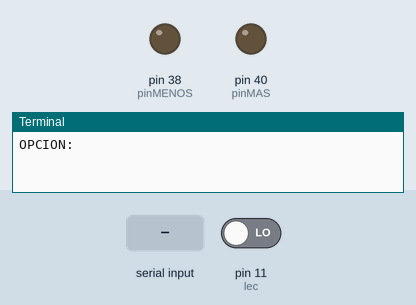
Recording of a program running on a simulated Raspberry Pi (header pin numbers). On the bench: output pins drawn as LEDs (lit = HIGH), the last lines printed to the terminal. The inputs (shaded band) are chosen by the test bench; at power-on: pin 11 (lec) LOW.

Above: at 1.2 s.
1.3 s: "CW" typed at the terminal, then Enter
2.8 s: "1" typed at the terminal, then Enter
At 3.1 s:
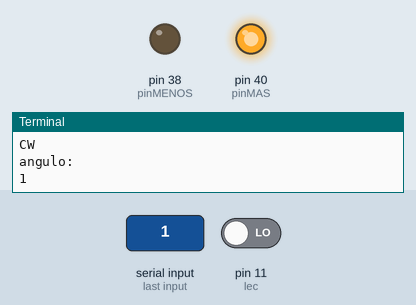
Timing chart, 0 to 5.8 s (numbered marks = the images above; inputs shaded):
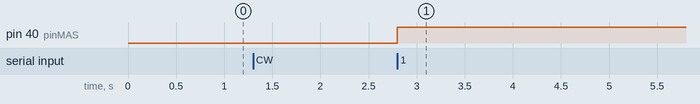

Measured:
- after the input at 2.8 s, pin 40 (pinMAS): LOW → HIGH at once

The program:

encoder_19.py
```python
from evdev import InputDevice, categorize, ecodes
import RPi.GPIO as GPIO
import time


GPIO.setwarnings(False)

GPIO.setmode(GPIO.BOARD)
pin=11
pinMAS=40
pinMENOS=38

GPIO.setup(pin,GPIO.IN)

GPIO.setup(pinMAS,GPIO.OUT)
GPIO.setup(pinMENOS,GPIO.OUT)


try:
    GPIO.output(pinMAS,GPIO.LOW)
    GPIO.output(pinMENOS,GPIO.LOW)


    op = str(raw_input("OPCION:"))
    num = int(raw_input("angulo:"))
    if op == "CW":
        GPIO.output(pinMAS,GPIO.HIGH)
        GPIO.output(pinMENOS,GPIO.LOW)
    elif op == "CCW":
        GPIO.output(pinMAS,GPIO.LOW)
        GPIO.output(pinMENOS,GPIO.HIGH)

    k = 0

    while (True):
        #while(True):
        lec = GPIO.input(pin)
        if lec == 1:
            k = k+1
            print(k)
        time.sleep(0.01)
        if k >= num:
            print("Llego a su poscion")
            GPIO.output(pinMAS,GPIO.LOW)
            GPIO.output(pinMENOS,GPIO.LOW)
            break
except KeyboardInterrupt:
    GPIO.cleanup()
```
